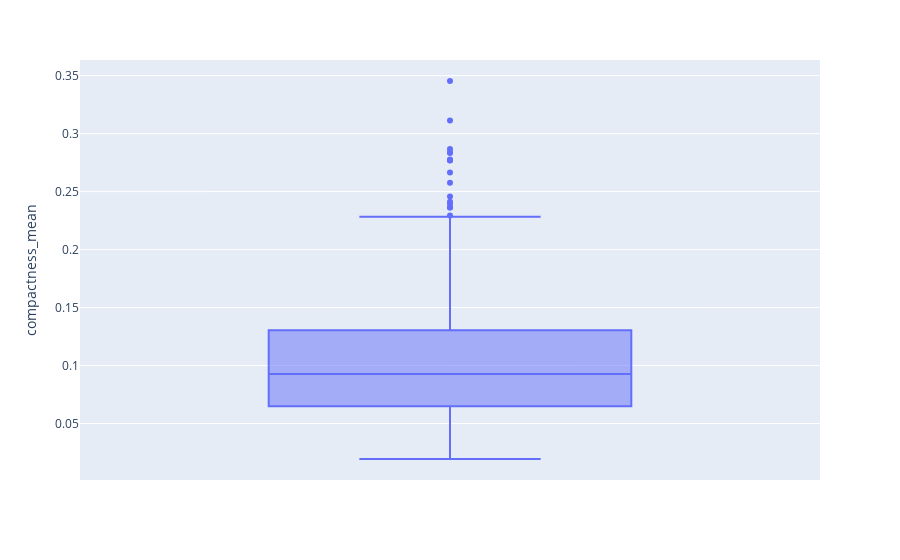

Notebook cell for this chart:
### Code cell
px.box(dados_cancer, y = 'compactness_mean')

### Figure 1 — Plotly figure (JSON) as saved in the notebook; plotly's stock layout.template omitted (floating-point values rounded to 4 significant figures; data arrays with more than 128 entries replaced by an {"elided": "..."} marker saying what was removed)
{"data": [{"alignmentgroup": "True", "hovertemplate": "compactness_mean=%{y}<extra></extra>", "legendgroup": "", "marker": {"color": "#636efa"}, "name": "", "notched": false, "offsetgroup": "", "orientation": "v", "showlegend": false, "type": "box", "x0": " ", "xaxis": "x", "y": {"elided": "569 float values"}, "y0": " ", "yaxis": "y"}], "layout": {"boxmode": "group", "legend": {"tracegroupgap": 0}, "margin": {"t": 60}, "xaxis": {"anchor": "y", "domain": [0, 1]}, "yaxis": {"anchor": "x", "domain": [0, 1], "title": {"text": "compactness_mean"}}}}
